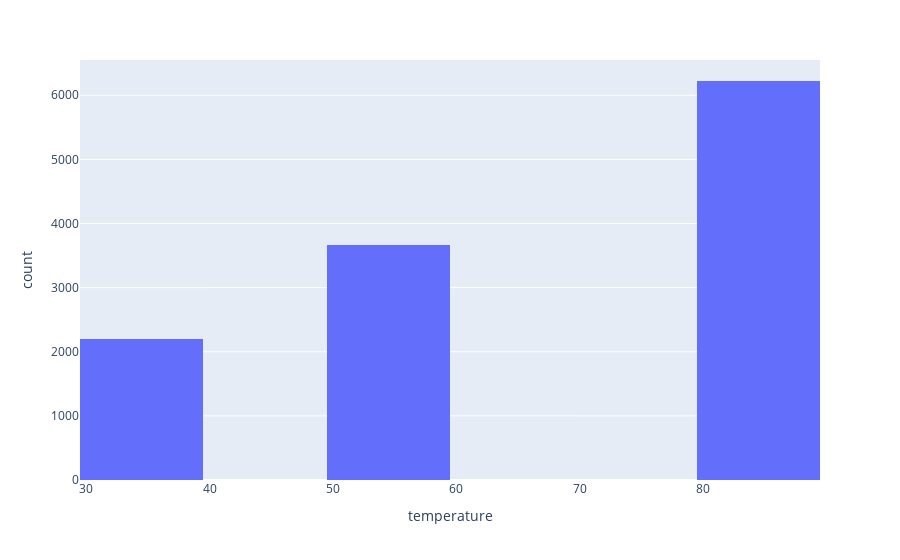

Notebook code cell kept with this figure:
### Markdown cell above
6. Use a histogram to visualize the temperature column.

### Code cell
px.histogram(data_cleaned, x="temperature",  nbins=10)

### Figure 1 — Plotly figure (JSON) as saved in the notebook; plotly's stock layout.template omitted (floating-point values rounded to 4 significant figures; data arrays with more than 128 entries replaced by an {"elided": "..."} marker saying what was removed)
{"data": [{"alignmentgroup": "True", "bingroup": "x", "hovertemplate": "temperature=%{x}<br>count=%{y}<extra></extra>", "legendgroup": "", "marker": {"color": "#636efa", "pattern": {"shape": ""}}, "name": "", "nbinsx": 10, "offsetgroup": "", "orientation": "v", "showlegend": false, "type": "histogram", "x": {"elided": "12079 int values"}, "xaxis": "x", "yaxis": "y"}], "layout": {"barmode": "relative", "legend": {"tracegroupgap": 0}, "margin": {"t": 60}, "xaxis": {"anchor": "y", "domain": [0, 1], "title": {"text": "temperature"}}, "yaxis": {"anchor": "x", "domain": [0, 1], "title": {"text": "count"}}}}
